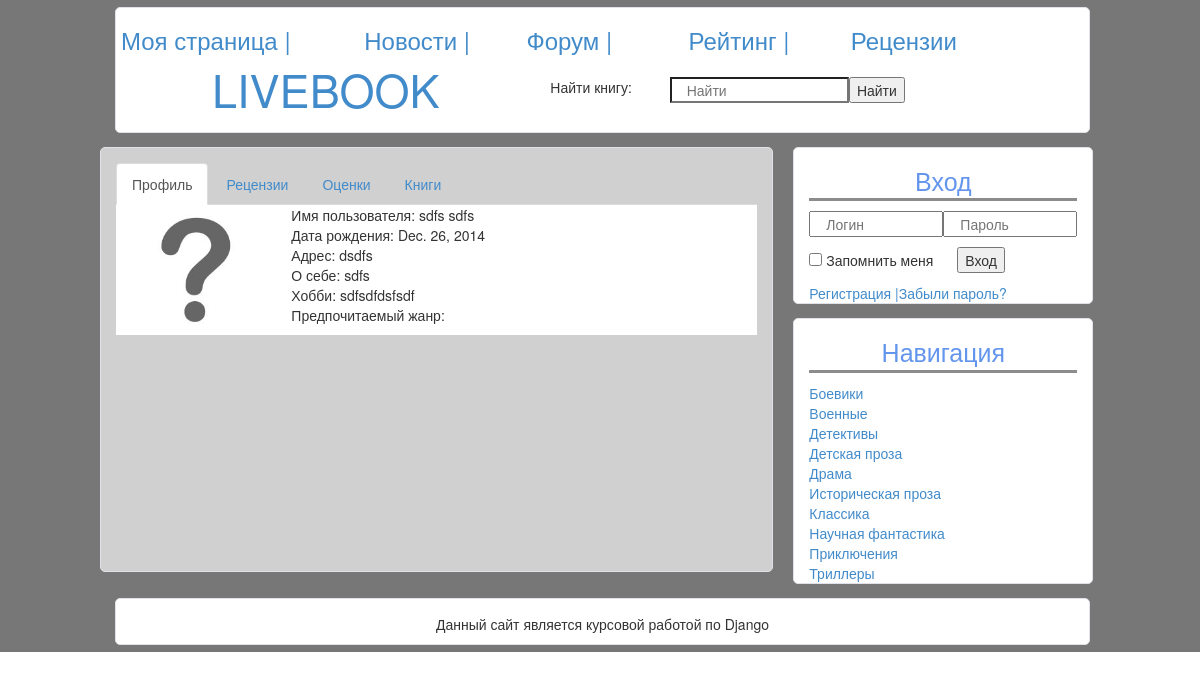
The app's page /account/ (signed in) with its own data.
### Livebook/models.py (models this page shows)
class UserProfile(models.Model):
    email = models.EmailField()
    name = models.TextField()
    surname = models.TextField()
    birthday = models.DateField()
    address = models.TextField()
    information = models.TextField()
    hobby = models.TextField()
    books = models.ManyToManyField('Book')
    user = OneToOneField(User)

### Livebook/views.py (the view)
# urls.py: url(r'^account/$', 'account', name='account'),
def account(request):
    user = UserProfile.objects.get(user=request.user)
    my_rewiews = Review.objects.filter(user=user.id)[:2]
    return render(
        request,
        "Livebook/account.html",
        {
            "user": user,
            "reviews": my_rewiews
        }
    )

### Livebook/templates/Livebook/account.html (shortened to what this page needs)
{% extends 'Livebook/base.html' %}
{% block content %}
    <div class="tabbable">
        <ul class="nav nav-tabs">
            <li class="active"><a href="#tab1" data-toggle="tab">Профиль</a></li>
            <li><a href="#tab2" data-toggle="tab">Рецензии</a></li>
            <li><a href="#tab3" data-toggle="tab">Оценки</a></li>
            <li><a href="#tab4" data-toggle="tab">Книги</a></li>
        </ul>
        <div class="tab-content">
            <div class="tab-pane active" id="tab1">
                <div class="row prof">
                    <img class="avatar col-md-3" src="../../static/img/disk000.jpg">
                    <div class="col-md-9">
                        <div class="row">Имя пользователя: {{ user.name }} {{ user.surname }}</div>
                        <div class="row">Дата рождения: {{ user.birthday }}</div>
                        <div class="row">Адрес: {{ user.address }}</div>
                        <div class="row">О себе: {{ user.information }}</div>
                        <div class="row">Хобби: {{ user.hobby }}</div>
                        <div class="row">Предпочитаемый жанр:</div>
                    </div>
                </div>
            </div>
        </div>
    </div>
{% endblock %}

### Livebook/static/css/index.css (style rules this page uses)
.jumbotron-white .row { margin: 0; }
.prof { background-color: #ffffff; }

### records on screen
UserProfile: name "sdfs", surname "sdfs", birthday "Dec. 26, 2014", address "dsdfs", information "sdfs", hobby "sdfsdfdsfsdf"
